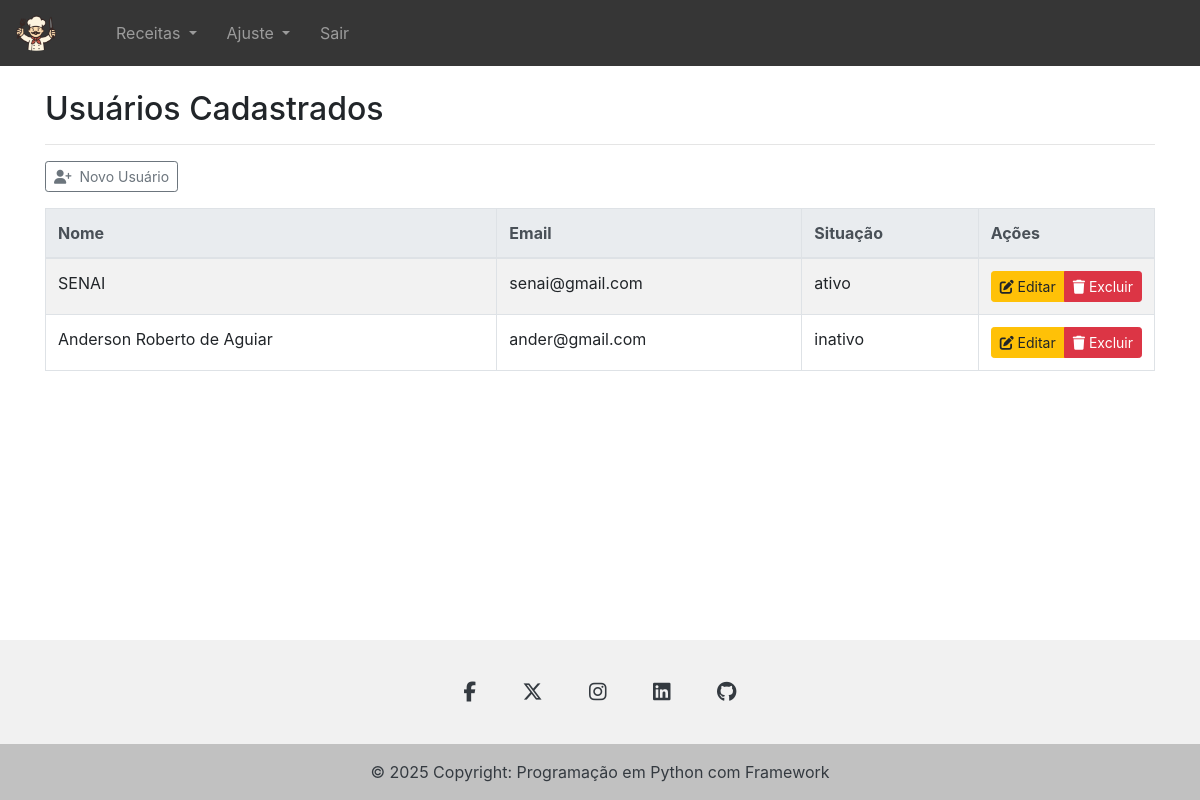
Screenshot of /listusuario (signed in) with the database file from the repository.
### tables this page shows
CREATE TABLE usuarios (
            id INTEGER PRIMARY KEY AUTOINCREMENT,
            nome TEXT NOT NULL,
            email TEXT NOT NULL UNIQUE,
            senha TEXT NOT NULL,
            situacao TEXT NOT NULL
        );

### app.py (the view)
@app.route('/listusuario', methods=['GET'])
@login_requerido
def listusuario():
    service = UsuarioService()
    try:
        usuarios = service.listar_usuarios()
    except Exception as e:
        flash(f"Erro ao carregar usuários: {str(e)}", "error")
        usuarios = []
    return render_template('list_usuario.html', usuarios=usuarios)

### app.py (called while the page is built)
def login_requerido(f):
    @wraps(f)
    def decorated_function(*args, **kwargs):
        if 'usuario' not in session:
            flash("Você precisa estar logado para acessar esta página.", "error")
            return redirect(url_for('login'))
        return f(*args, **kwargs)
    return decorated_function

@app.context_processor
def inject_social_links():
    social_links = {}
    service = ContatoService()
    contato = service.obter_contato()
    if contato:
        social_links = {
            "facebook" : contato.facebook or "",
            "rede_x" : contato.rede_x or "",
            "instagram" : contato.instagram or "",
            "linkedin" : contato.linkedin or "",
            "github" : contato.github or ""
        }
    return {"social_links": social_links}

### core/contato/contato_repository.py (called while the page is built)
    def _criar_tabela(self):
        query = '''
        CREATE TABLE IF NOT EXISTS contatos (
            id INTEGER PRIMARY KEY,
            facebook TEXT,
            rede_x TEXT,
            instagram TEXT,
            linkedin TEXT,
            github TEXT
        )
        '''
        self.conn.execute(query)
        self.conn.commit()

    def buscar_por_id(self, id):
        cursor = self.conn.cursor()
        cursor.execute("SELECT * FROM contatos WHERE id = ?", (id,))
        row = cursor.fetchone()
        return Contato(**row) if row else None

### core/contato/contato_service.py (called while the page is built)
    def obter_contato(self, id=1):
        contato = self.repository.buscar_por_id(id)
        if not contato:
            raise ValueError("Contato não encontrado.")
        return contato

### core/usuario/usuario_repository.py (called while the page is built)
    def _criar_tabela(self):
        query = '''
        CREATE TABLE IF NOT EXISTS usuarios (
            id INTEGER PRIMARY KEY AUTOINCREMENT,
            nome TEXT NOT NULL,
            email TEXT NOT NULL UNIQUE,
            senha TEXT NOT NULL,
            situacao TEXT NOT NULL
        )
        '''
        self.conn.execute(query)
        self.conn.commit()

    def listar_todos(self):
        query = 'SELECT * FROM usuarios'
        cursor = self.conn.execute(query)
        return [Usuario(**row) for row in cursor.fetchall()]

### core/usuario/usuario_service.py (called while the page is built)
    def listar_usuarios(self):
        return self.repository.listar_todos()

### templates/list_usuario.html (shortened to what this page needs)
{% extends "base.html" %}
{% block content %}
<h2>Usuários Cadastrados</h2>
<hr>
<div class="btn-group mb-3" role="group">
    <button type="button" class="btn btn-outline-secondary btn-sm" onclick="window.location.href='{{ url_for('usuario') }}'">
        <i class="fa-solid fa-user-plus"></i>&nbsp;&nbsp;Novo Usuário
    </button>
</div>
<table class="table table-bordered table-striped">
    <thead class="thead-light">
        <tr>
            <th>Nome</th>
            <th>Email</th>
            <th>Situação</th>
            <th style="width: 160px;">Ações</th>
        </tr>
    </thead>
    <tbody>
        {% for usuario in usuarios %}
        <tr>
            <td>{{ usuario.nome }}</td>
            <td>{{ usuario.email }}</td>
            <td>{{ usuario.situacao }}</td>
            <td>
            <div class="btn-group btn-group-sm" role="group">
                <a href="{{ url_for('editar_usuario', id=usuario.id) }}" class="btn btn-warning">
                <i class="fa-solid fa-pen-to-square"></i> Editar
                </a>
                <a href="{{ url_for('excluir_usuario', id=usuario.id) }}" class="btn btn-danger" onclick="return confirm('Tem certeza que deseja excluir este usuário?');">
                <i class="fa-solid fa-trash"></i> Excluir
                </a>
            </div>
            </td>
        </tr>
        {% else %}
        <tr>
            <td colspan="4" class="text-center">Nenhum usuário encontrado.</td>
        </tr>
        {% endfor %}
    </tbody>
</table>
{% endblock %}

### rows the page displays
usuarios: nome "SENAI", email "senai@gmail.com", situacao "ativo"
usuarios: nome "Anderson Roberto de Aguiar", email "ander@gmail.com", situacao "inativo"
